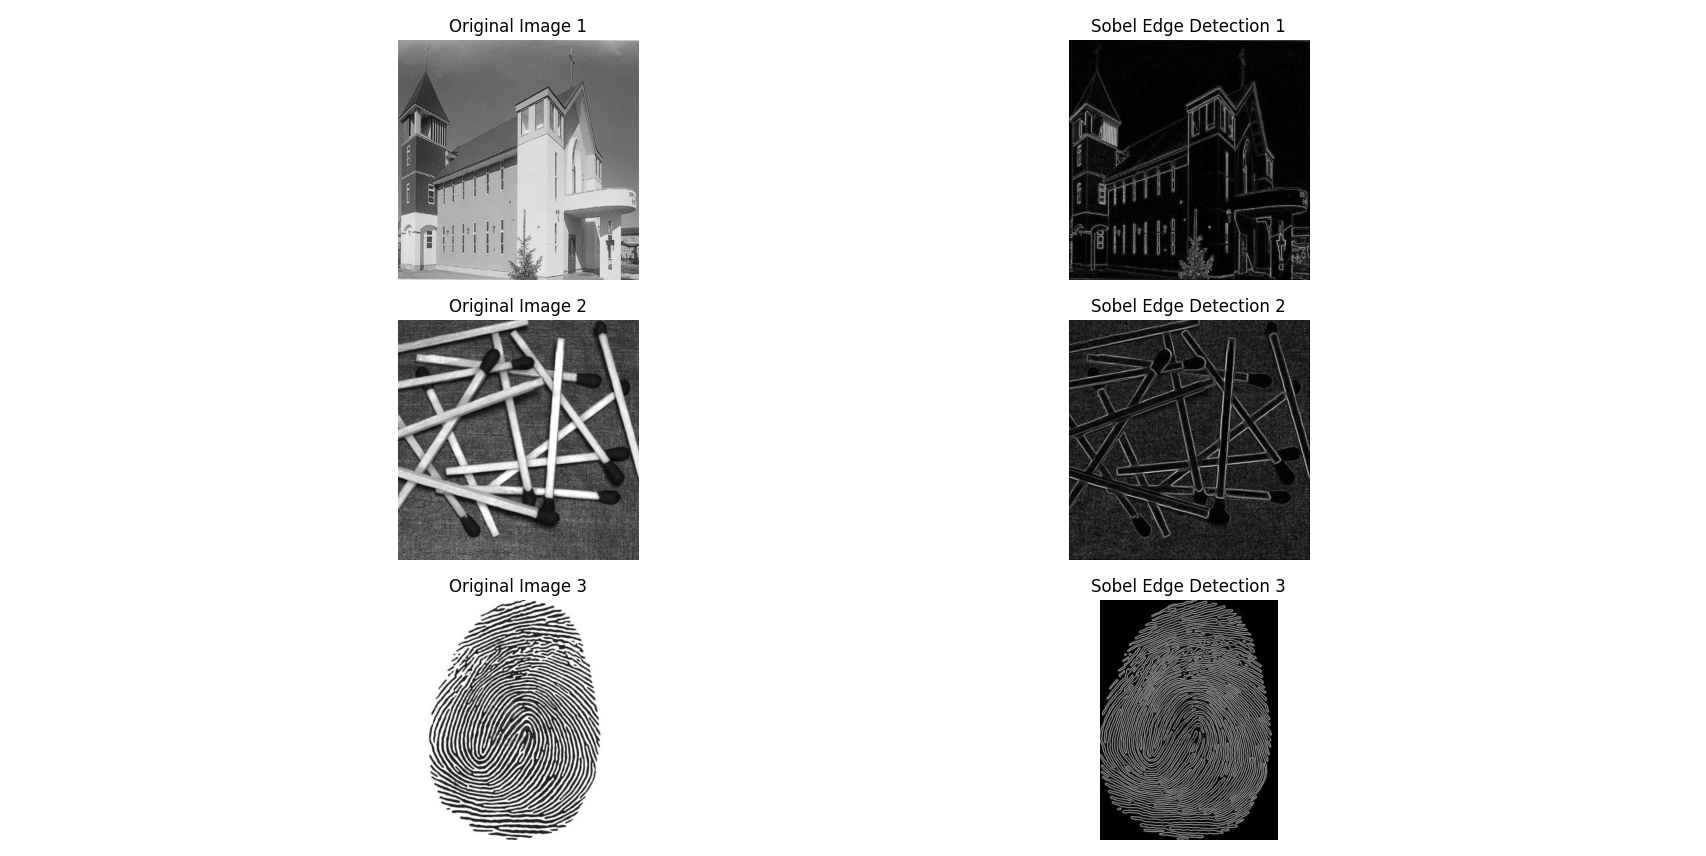

Recreate this plot in Python.
import numpy as np
from PIL import Image
import matplotlib.pyplot as plt

# Sobel 邊緣檢測函數
def s_sobel(data):
    M,N=data.shape
    Sx=np.zeros((M,N))
    Sy=np.zeros((M,N))
    
    for y in range(1,N-1):
        for x in range(1,M-1):
            Sx[x,y]=(+data[x-1,y-1]+2*data[x,y-1]+data[x+1,y-1]
                        -data[x-1,y+1]-2*data[x,y+1]-data[x+1,y+1])
            Sy[x,y]=(-data[x-1,y-1]-2*data[x-1,y]-data[x-1,y+1]
                        +data[x+1,y-1]+2*data[x+1,y]+data[x+1,y+1])
    
    G=np.sqrt(Sx**2+Sy**2) # 計算梯度強度
    return G

# 讀取影像
def load_and_convert_image(image_path):
    image=Image.open(image_path).convert('L') # 轉為灰階
    data=np.array(image)/255.0 # 正規化到 [0,1]
    return data,image

r1,itemp1=load_and_convert_image('image1.jpg')
r2,itemp2=load_and_convert_image('image2.jpg')
r3,itemp3=load_and_convert_image('image3.jpg')

# Sobel 邊緣檢測
L1=s_sobel(r1)
L2=s_sobel(r2)
L3=s_sobel(r3)

# 顯示結果
plt.figure(figsize=(12,8))

# Image 1
plt.subplot(3,2,1)
plt.imshow(itemp1,cmap='gray')
plt.axis('off')
plt.title('Original Image 1')
plt.subplot(3,2,2)
plt.imshow(L1,cmap='gray')
plt.axis('off')
plt.title('Sobel Edge Detection 1')

# Image 2
plt.subplot(3,2,3)
plt.imshow(itemp2,cmap='gray')
plt.axis('off')
plt.title('Original Image 2')
plt.subplot(3,2,4)
plt.imshow(L2,cmap='gray')
plt.axis('off')
plt.title('Sobel Edge Detection 2')

# Image 3
plt.subplot(3,2,5)
plt.imshow(itemp3,cmap='gray')
plt.axis('off')
plt.title('Original Image 3')
plt.subplot(3,2,6)
plt.imshow(L3,cmap='gray')
plt.axis('off')
plt.title('Sobel Edge Detection 3')

plt.tight_layout()
plt.show()
